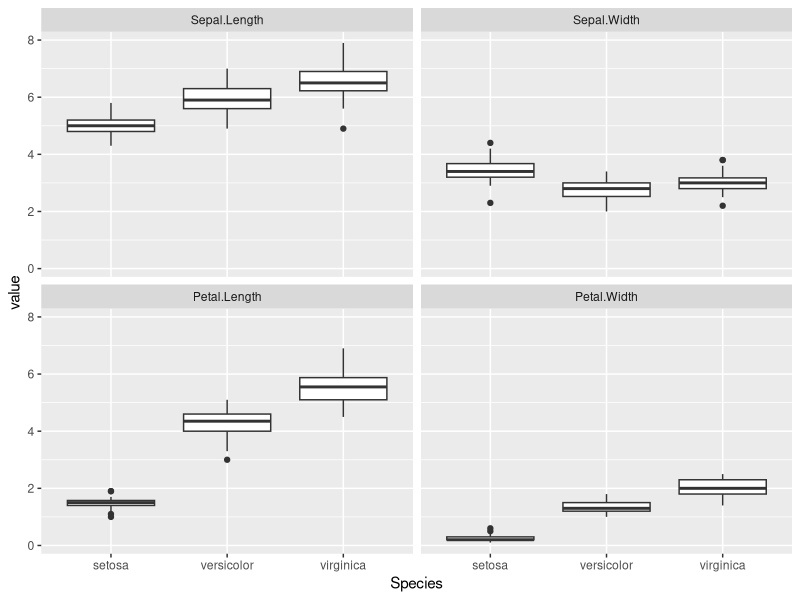
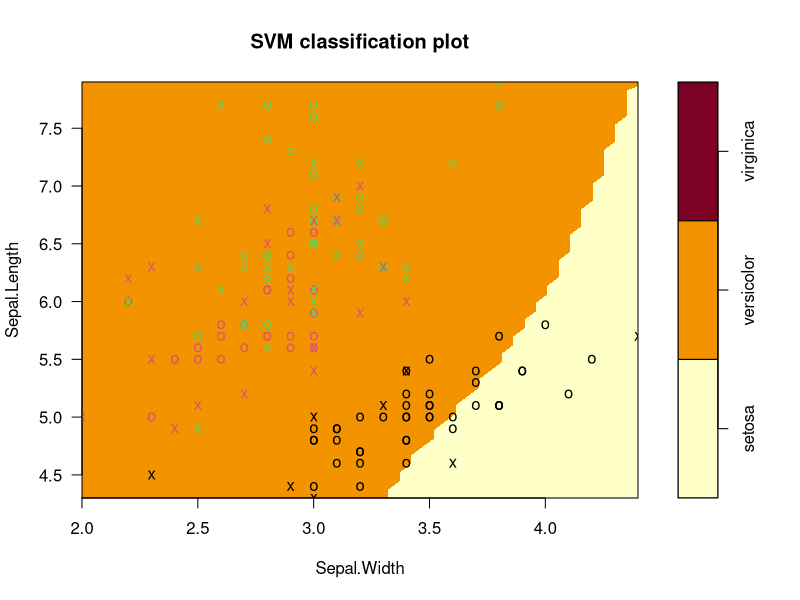
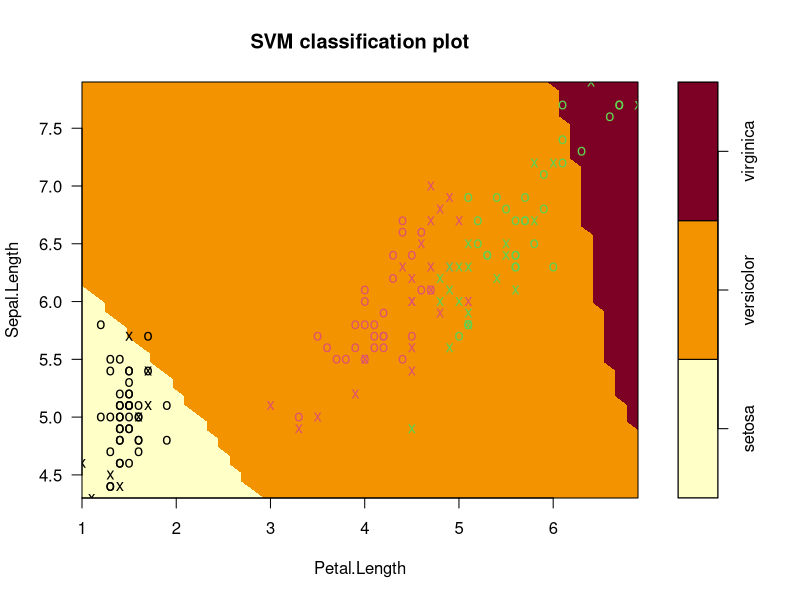
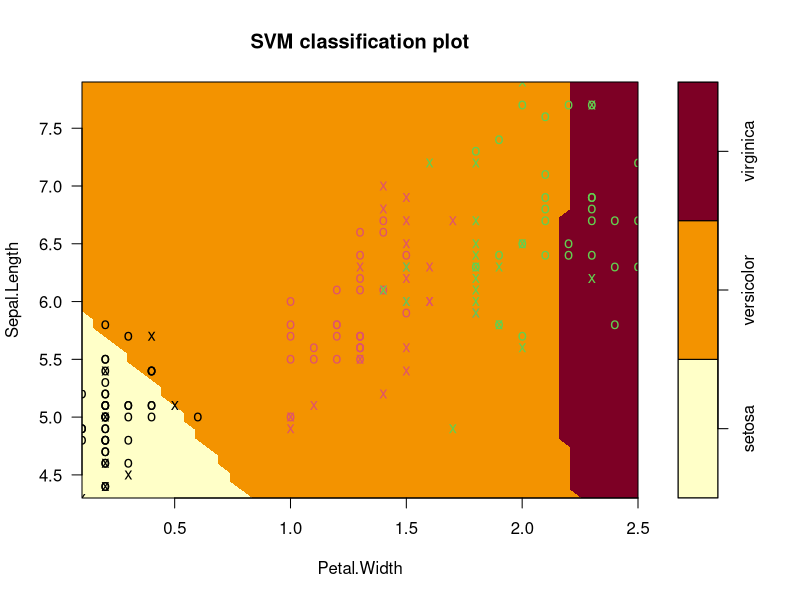
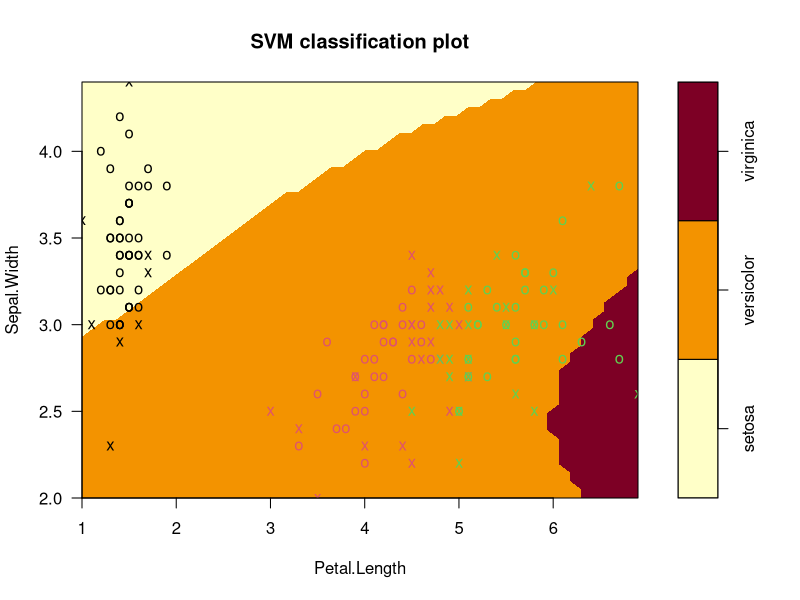
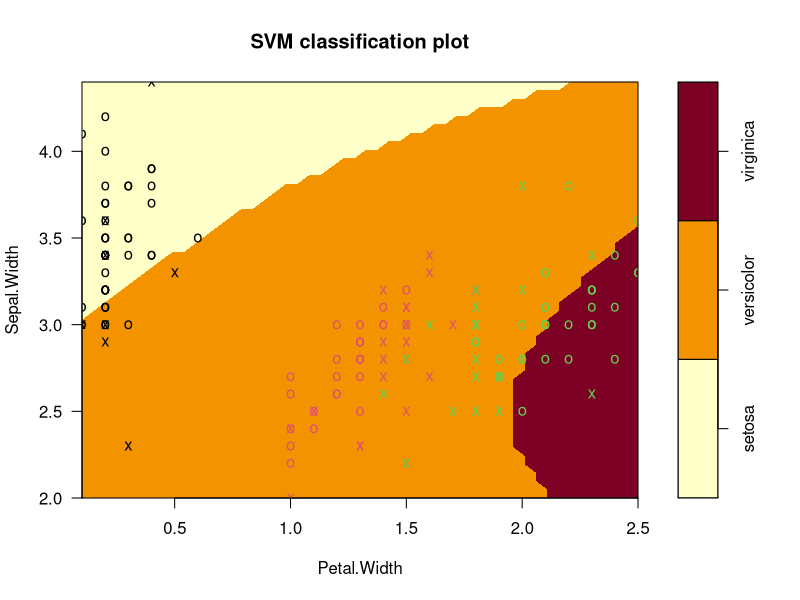
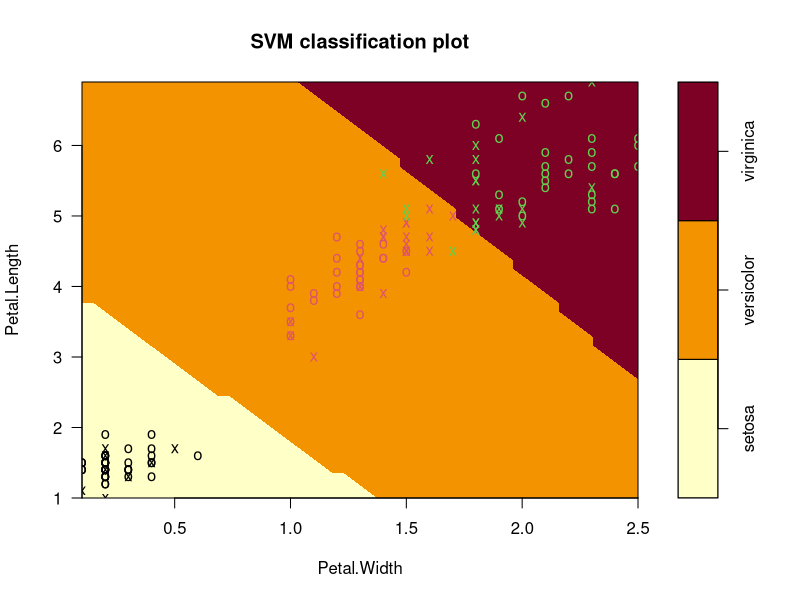

Generate these figures, in order, with R:
## ---- chunk 1
library(knitr)
library(ggplot2)
library(reshape2)
knitr::opts_chunk$set(echo = TRUE, cache = TRUE, message = FALSE)
options(width = 1000)

## ---- chunk 2
 kable(head(iris))
## ---- chunk 3
summary(iris)
## ---- chunk 4
d = melt(iris)
ggplot(d,aes(Species, value)) + geom_boxplot() + facet_wrap(~variable)
## ---- chunk 5
library(e1071) # ライブラリの読み込み
m = svm(Species ~., data = iris)
pair = combn(1:4,2)
for (i in 1:ncol(pair)){
  i1 = pair[1, i]; i2 = pair[2, i]
  o = setdiff(1:4, c(i1, i2))
  fml = as.formula(paste0(names(iris)[i1],"~",names(iris)[i2]))
  slice = list(mean(iris[[o[1]]]), mean(iris[[o[2]]]))
  names(slice) = names(iris)[o]
  plot(m, iris, fml, slice = slice)
}
